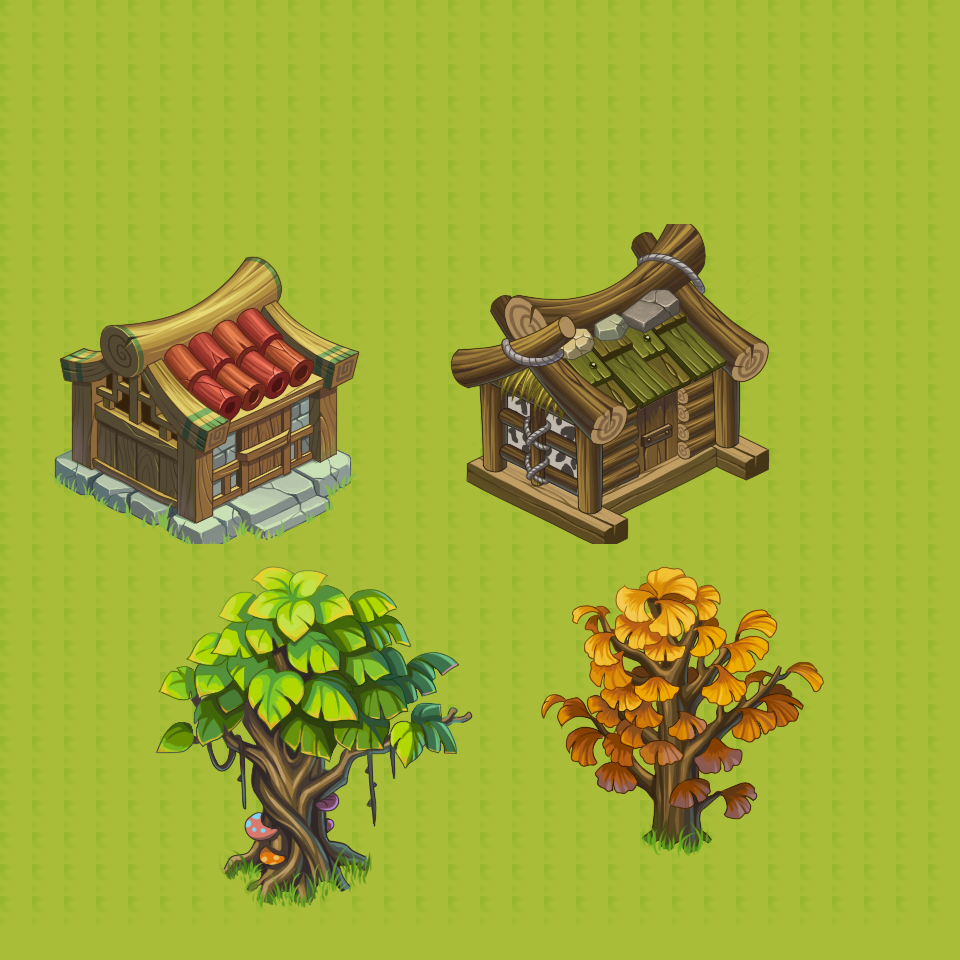

Rendered tile map (Tiled .tmx) drawn with the repository's tilesets; below, a short description and the map source with its tile grids summarised:
An orthogonal 30x30 tile map with 32x32 px tiles, 2 tile layers (Background, FirstLayer), 2 tilesets and 2 objects (player).

<map version="1.0" tiledversion="1.1.5" orientation="orthogonal" renderorder="right-down" width="30" height="30" tilewidth="32" tileheight="32" infinite="0" nextobjectid="5">
 <tileset firstgid="1" name="chartlet" tilewidth="64" tileheight="64" tilecount="225" columns="15">
  <image source="chartlet.png" width="960" height="960" />
 </tileset>
 <tileset firstgid="226" name="chartlet" tilewidth="32" tileheight="32" tilecount="900" columns="30">
  <image source="chartlet.png" width="960" height="960" />
 </tileset>
 <layer name="Background" width="30" height="30" locked="1">
  <data>[900 cells, 900 non-empty, 1 distinct tile ids]</data>
 </layer>
 <layer name="FirstLayer" width="30" height="30" locked="1">
  <data>[900 cells, 900 non-empty, 454 distinct tile ids]</data>
 </layer>
 <objectgroup name="Objects" locked="1">
  <object id="2" x="-188.437" y="77.0878" />
  <object id="4" name="player" x="15.163" y="943.897" />
 </objectgroup>
</map>
